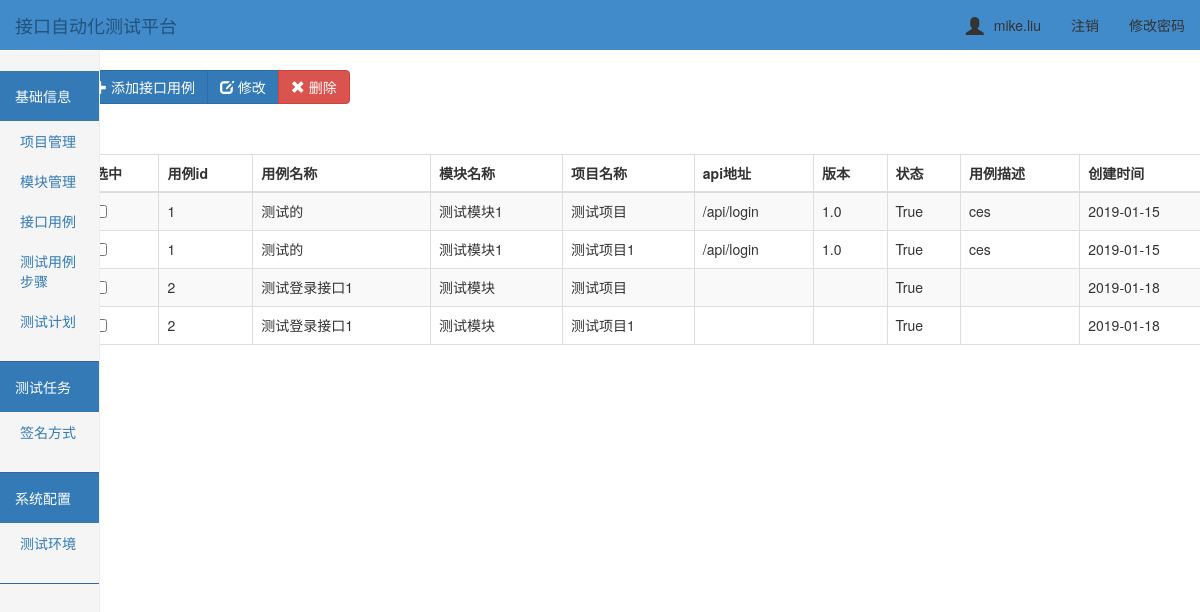
The page /api_case/ (signed in) on the database as committed earlier.
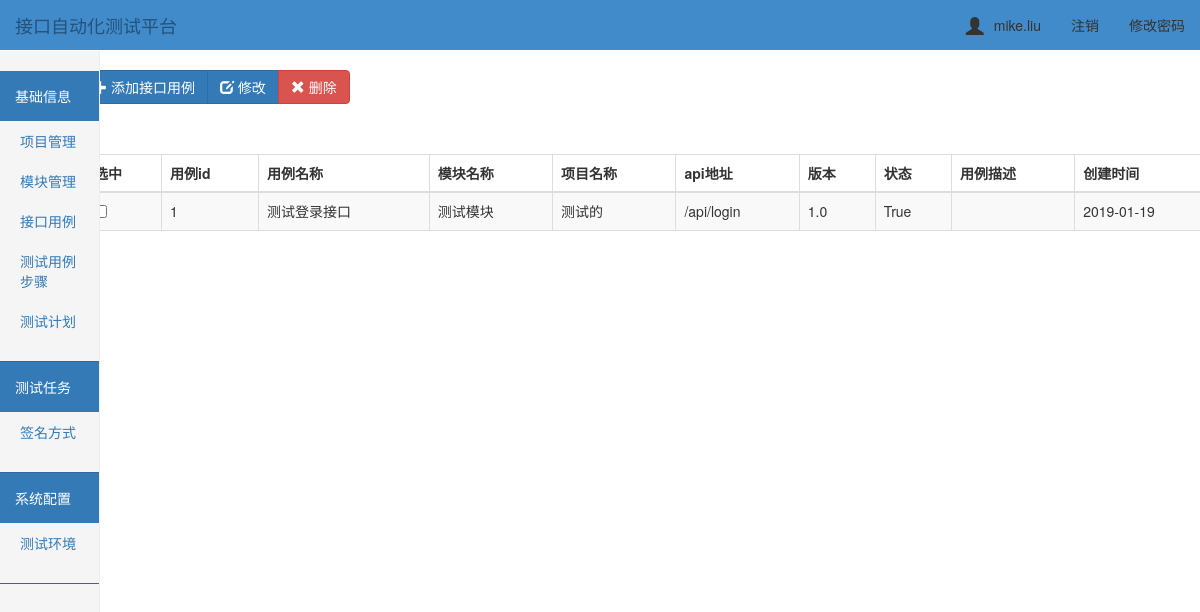
The same page on the database as committed later.
### ApiTest/models.py (models this page shows, shortened)
class Project(models.Model):
    prj_id = models.AutoField(primary_key=True, null=False)
    prj_name = models.CharField('项目名称', max_length=64)  # 项目名称
    prj_desc = models.CharField('项目描述', max_length=256)  # 项目描述
    testers = models.CharField('测试负责人', max_length=256)  # 项目负责人
    developer = models.CharField('开发负责人', max_length=256)
    status = models.BooleanField()
    create_time = models.DateTimeField('创建时间', auto_now=True)  # 创建时间
    class Meta:
        verbose_name = '项目管理'
        verbose_name_plural = '项目管理'

class TestCase(models.Model):
    case_id = models.AutoField(primary_key=True, null=False)
    case_name = models.CharField('用例名称', max_length=64)
    api = models.CharField('接口url地址', max_length=128)
    status = models.BooleanField()
    case_weights = models.CharField('用例优先级', max_length=32)
    version = models.CharField('接口版本', max_length=32)
    modules = models.ForeignKey('Modules', on_delete=models.CASCADE)
    project = models.ForeignKey('Project', on_delete=models.CASCADE)
    case_desc = models.CharField('用例描述', max_length=256)
    create_time = models.DateTimeField('创建时间', auto_now=True)  # 创建时间
    update_time = models.DateTimeField('更新时间', auto_now=True)

class Modules(models.Model):
    project = models.ForeignKey(Project, on_delete=models.CASCADE)      # 关联项目表id
    modules_name = models.CharField('模块名称', max_length=32)
    testers = models.CharField('测试负责人', max_length=256)  # 项目负责人
    developer = models.CharField('开发负责人', max_length=256)
    status = models.BooleanField()
    modules_desc = models.CharField('模块描述', max_length=256)
    create_time = models.DateTimeField('创建时间', auto_now=True)  # 创建时间
    def __str__(self):
        return self.modules_name

### ApiTest/views.py (the view)
# urls.py: url(r'^api_case/$', views.api_case),
@login_required
def api_case(request):
    module_list = Modules.objects.filter().all()
    project_list = Project.objects.filter().all()
    case_list = TestCase.objects.filter().all()
    return render(request, "api_case/index.html", {"case_list": case_list, "module_list": module_list, "project_list": project_list})

### templates/api_case/index.html (shortened to what this page needs)
{% extends "../base.html" %}
{% block add %}
<div class="btn-toolbar" role="toolbar">
  <div class="btn-group" style="padding-top: 20px;left: 50px">
    <button id="add_case" class="btn btn-primary " data-toggle="modal" data-target="#addmyModal">
        <span class="glyphicon glyphicon-plus" aria-hidden="true"></span> 添加接口用例
    </button>
    <button id="edit_case" class="btn btn-primary" data-toggle="modal" data-target="#">
        <span class="glyphicon glyphicon-edit" aria-hidden="true"></span> 修改
    </button>
      <button id="del_mod" type="onclick" class="btn btn-danger ">
            <span class="glyphicon glyphicon-remove" aria-hidden="true"></span> 删除
        </button>
  </div>
</div>
<div class="container">
        <div class="row">
            <div class="col-md-12">
                <table id= "table" class="table table-striped table-bordered">
                    <thead>
                        <tr>
                            <th>选中</th>
                            <th>用例id</th>
                            <th>用例名称</th>
                            <th>模块名称</th>
                            <th>项目名称</th>
                            <th>api地址</th>
                            <th>版本</th>
                            <th>状态</th>
                            <th>用例描述</th>
                            <th>创建时间</th>
                        </tr>
                    </thead>
                    <tbody>
                        {% for case_obj in case_list %}
                            {% for prj_obj in project_list %}
                                <tr>
                                    <td id="che1"><input type="checkbox"/></td>
                                    <td>{{ case_obj.case_id}}</td>
                                    <td>{{ case_obj.case_name }}</td>
                                    <td>{{ case_obj.modules }}</td>
                                    <td>{{ prj_obj.prj_name }}</td>
                                    <td>{{ case_obj.api }}</td>
                                    <td>{{ case_obj.version }}</td>
                                    <td>{{ case_obj.status }}</td>
                                    <td>{{ case_obj.case_desc }}</td>
                                    <td>{{ case_obj.create_time|date:'Y-m-d' }}</td>
                                </tr>
                            {% endfor %}
                        {% endfor %}
                    </tbody>
                </table>
            </div>
        </div>
    </div>
{% endblock %}

Rows that differ between the two databases and show on the page:
removed Project: {{ case_obj.case_id }} "1", {{ case_obj.case_name }} "测试的", {{ case_obj.modules }} "测试模块1", prj_name "测试项目1", {{ case_obj.api }} "/api/login", {{ case_obj.version }} "1.0", {{ case_obj.status }} "True", {{ case_obj.case_desc }} "ces", {{ case_obj.create_time|date:'Y-m-d' }} "2019-01-15"
removed TestCase: case_id "2", case_name "测试登录接口1", modules "测试模块", status "True", create_time "2019-01-18", Project (prj_name "测试项目")
changed TestCase "/api/login": case_name "测试的" → "测试登录接口"; modules "测试模块1" → "测试模块"; create_time "2019-01-15" → "2019-01-19"; case_desc "ces" → (not shown)
changed Project: prj_name "测试项目" → "测试的"
